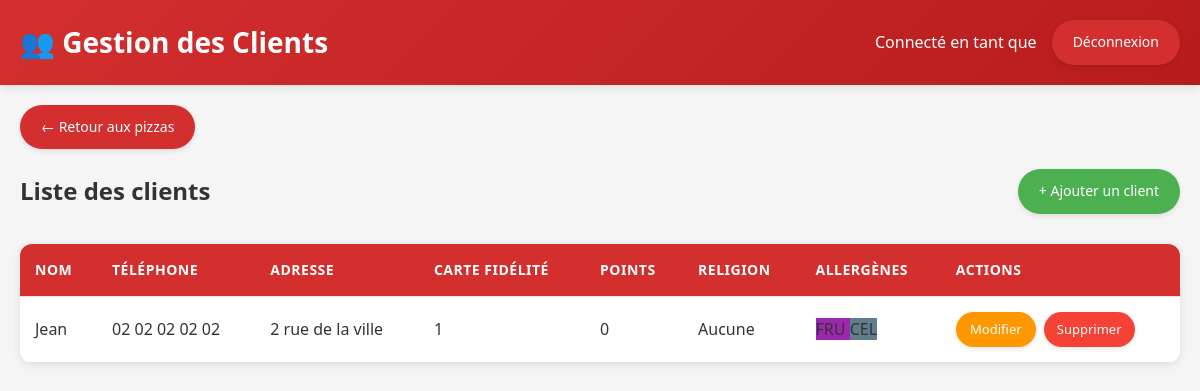
/clients.php, run on the app's committed database.
### tables this page shows
CREATE TABLE `clients` (
  `id` int(11) NOT NULL,
  `nom` varchar(100) NOT NULL,
  `telephone` varchar(20) NOT NULL,
  `adresse` text DEFAULT NULL,
  `numero_carte` varchar(50) DEFAULT NULL,
  `points_clients` int(11) DEFAULT 0,
  `date_creation` timestamp NOT NULL DEFAULT current_timestamp(),
  `date_modification` timestamp NOT NULL DEFAULT current_timestamp() ON UPDATE current_timestamp()
);

CREATE TABLE `allergenes` (
  `id` int(11) NOT NULL,
  `nom` varchar(100) NOT NULL,
  `code` varchar(3) NOT NULL,
  `couleur` varchar(7) DEFAULT '#ffebee',
  `description` text DEFAULT NULL
);

### clients.php (the view, shortened to what this page needs)
<?php
require_once 'config.php';
$clients = $pdo->query("SELECT * FROM clients ORDER BY nom")->fetchAll();
foreach ($clients as &$client) {
    $client['allergenes'] = $pdo->query("
        SELECT a.id, a.nom, a.code, a.couleur
        FROM allergenes a
        JOIN client_allergenes ca ON a.id = ca.allergene_id
        WHERE ca.client_id = {$client['id']}
    ")->fetchAll();
}
?>
<!DOCTYPE html>
<html lang="fr">
<head>
    <link rel="stylesheet" href="style.css">
</head>
<body>
    <div class="header">
        <h1>👥 Gestion des Clients</h1>
        <div class="auth">
            <span>Connecté en tant que <?php echo $_SESSION['username']; ?></span>
            <a href="logout.php" class="button">Déconnexion</a>
        </div>
    </div>
    <div class="container">
        <a href="index.php" class="button" style="margin-bottom: 20px;">← Retour aux pizzas</a>
        <div style="display: flex; justify-content: space-between; align-items: center; margin-bottom: 20px;">
            <h2>Liste des clients</h2>
            <a href="client_add_edit.php" class="button success">+ Ajouter un client</a>
        </div>
        <div class="table-container">
            <table>
                <thead>
                    <tr>
                        <th>Nom</th>
                        <th>Téléphone</th>
                        <th>Adresse</th>
                        <th>Carte fidélité</th>
                        <th>Points</th>
                        <th>Religion</th>
                        <th>Allergènes</th>
                        <th>Actions</th>
                    </tr>
                </thead>
                <tbody>
                    <?php foreach ($clients as $client): ?>
                        <tr>
                            <td><?= $client['nom'] ?></td>
                            <td><?= $client['telephone'] ?></td>
                            <td><?= $client['adresse'] ?></td>
                            <td><?= $client['numero_carte'] ?: 'Aucune' ?></td>
                            <td><?= $client['points_clients'] ?></td>
                            <td><?= $client['religion'] ?: 'Aucune' ?></td>
                            <td>
                                <?php foreach ($client['allergenes'] as $allergene): ?>
                                    <span class="allergen" style="background-color: <?= $allergene['couleur'] ?>">
                                        <?= $allergene['code'] ?>
                                    </span>
                                <?php endforeach; ?>
                            </td>
                            <td class="action-buttons">
                                <a href="client_add_edit.php?id=<?= $client['id'] ?>" class="button" style="background-color: var(--warning);">Modifier</a>
                                <a href="client_delete.php?id=<?= $client['id'] ?>" class="button error" onclick="return confirm('Voulez-vous vraiment supprimer ce client ?')">Supprimer</a>
                            </td>
                        </tr>
                    <?php endforeach; ?>
                </tbody>
            </table>
        </div>
    </div>
</body>
</html>

### style.css (style rules this page uses)
:root { --primary-color: #d32f2f; --primary-dark: #b71c1c; --primary-light: #ffcdd2; --secondary-color: #ff9800; --secondary-dark: #e65100; --accent-color: #7b1fa2; --success: #4caf50; --warning: #ff9800; --error: #f44336; --text-color: #333; --text-light: #666; --light-gray: #e0e0e0; --medium-gray: #bdbdbd; --white: #ffffff; --shadow: 0 2px 10px rgba(0, 0, 0, 0.1); --transition: all 0.3s ease; }
* { box-sizing: border-box; margin: 0; padding: 0; }
html { scroll-behavior: smooth; }
body { font-family: 'Segoe UI', Roboto, 'Helvetica Neue', sans-serif; line-height: 1.6; color: var(--text-color); background-color: #f5f5f5; padding-bottom: 40px; }
.header { background: linear-gradient(135deg, var(--primary-color), var(--primary-dark)); color: white; padding: 20px; display: flex; justify-content: space-between; align-items: center; box-shadow: var(--shadow); position: sticky; top: 0; z-index: 100; }
.header h1 { margin: 0; font-size: 28px; display: flex; align-items: center; gap: 10px; }
.auth { display: flex; align-items: center; gap: 15px; }
.auth span { font-weight: 500; }
.button { background-color: var(--primary-color); color: white; border: none; padding: 10px 20px; border-radius: 30px; cursor: pointer; text-decoration: none; display: inline-block; font-size: 14px; font-weight: 500; transition: var(--transition); box-shadow: 0 2px 5px rgba(0, 0, 0, 0.1); border: 1px solid transparent; }
.button.success { background-color: var(--success); }
.button.error { background-color: var(--error); }
.container { max-width: 1200px; margin: 0 auto; padding: 20px; }
.table-container { overflow-x: auto; margin: 30px 0; background-color: white; border-radius: 12px; box-shadow: var(--shadow); padding: 0; }
table { width: 100%; border-collapse: collapse; }
th, td { padding: 15px; text-align: left; border-bottom: 1px solid var(--light-gray); }
th { background-color: var(--primary-color); color: white; font-weight: 600; text-transform: uppercase; font-size: 14px; letter-spacing: 0.5px; }
.action-buttons { display: flex; gap: 8px; }
.action-buttons .button { padding: 6px 12px; font-size: 13px; min-width: 80px; text-align: center; }

### data on the page
clients: nom "Jean", telephone "02 02 02 02 02", adresse "2 rue de la ville", numero_carte "1", points_clients "0", religion "Aucune"
allergenes: code "FRU"
allergenes: code "CEL"
